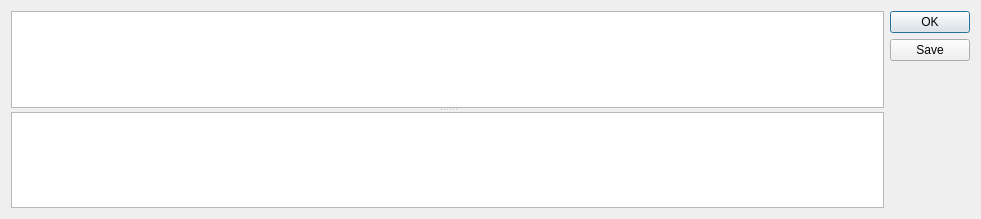
<?xml version="1.0" encoding="UTF-8"?>
<ui version="4.0">
 <class>P2AsmListing</class>
 <widget class="QDialog" name="P2AsmListing">
  <property name="geometry">
   <rect>
    <x>0</x>
    <y>0</y>
    <width>981</width>
    <height>219</height>
   </rect>
  </property>
  <property name="windowTitle">
   <string>Dialog</string>
  </property>
  <layout class="QGridLayout" name="gridLayout">
   <item row="0" column="0">
    <widget class="QSplitter" name="splitter">
     <property name="orientation">
      <enum>Qt::Vertical</enum>
     </property>
     <widget class="QTextBrowser" name="tb_listing">
      <property name="font">
       <font>
        <family>DejaVu Sans Mono</family>
        <pointsize>8</pointsize>
       </font>
      </property>
     </widget>
     <widget class="QTextBrowser" name="tb_symbols">
      <property name="font">
       <font>
        <family>DejaVu Sans Mono</family>
        <pointsize>8</pointsize>
       </font>
      </property>
     </widget>
    </widget>
   </item>
   <item row="0" column="1">
    <widget class="QDialogButtonBox" name="buttonBox">
     <property name="orientation">
      <enum>Qt::Vertical</enum>
     </property>
     <property name="standardButtons">
      <set>QDialogButtonBox::Ok|QDialogButtonBox::Save</set>
     </property>
    </widget>
   </item>
  </layout>
 </widget>
 <resources/>
 <connections>
  <connection>
   <sender>buttonBox</sender>
   <signal>accepted()</signal>
   <receiver>P2AsmListing</receiver>
   <slot>accept()</slot>
   <hints>
    <hint type="sourcelabel">
     <x>248</x>
     <y>254</y>
    </hint>
    <hint type="destinationlabel">
     <x>157</x>
     <y>274</y>
    </hint>
   </hints>
  </connection>
  <connection>
   <sender>buttonBox</sender>
   <signal>rejected()</signal>
   <receiver>P2AsmListing</receiver>
   <slot>reject()</slot>
   <hints>
    <hint type="sourcelabel">
     <x>316</x>
     <y>260</y>
    </hint>
    <hint type="destinationlabel">
     <x>286</x>
     <y>274</y>
    </hint>
   </hints>
  </connection>
 </connections>
</ui>
